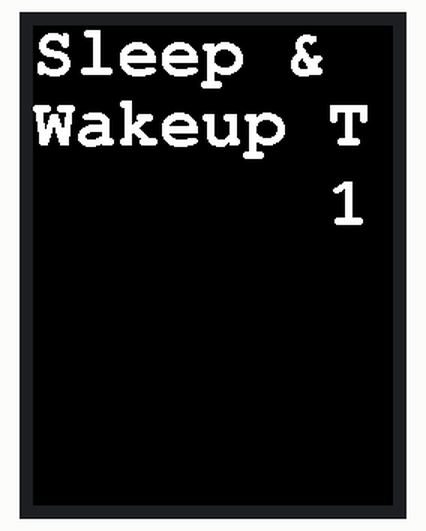
Simulated run of this sketch. Board: ESP32. Parts: 240×320 colour display.

Above: at 0.4 s.
At 5.3 s:
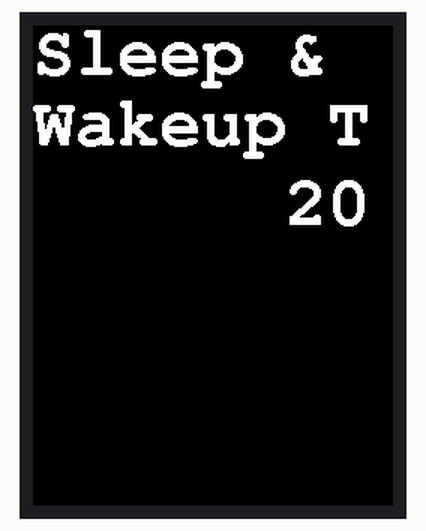
At 10.76 s:
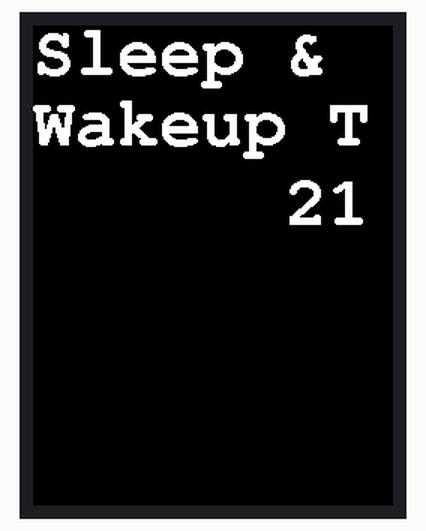
At 15.7 s:
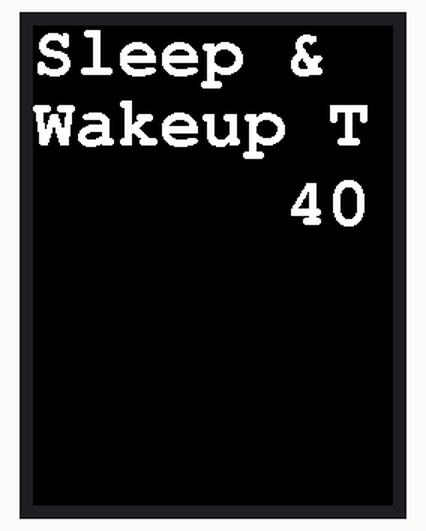
At 26.0 s:
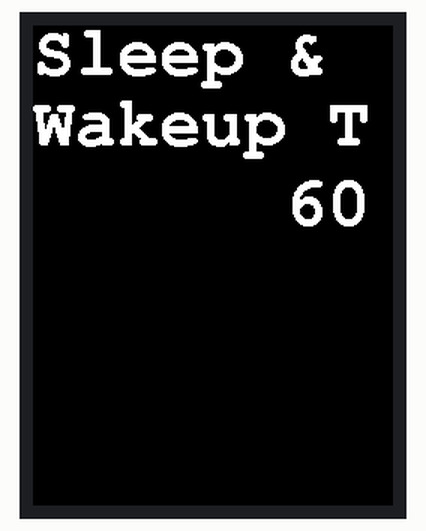
At 36.4 s:
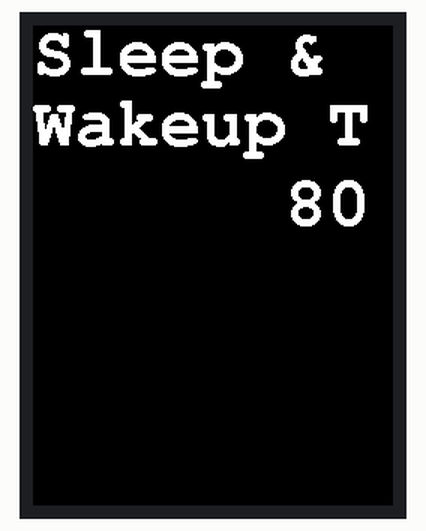

The sketch:

wakeup.ino
```cpp
#include <M5Unified.h>
#include <M5GFX.h>

int myIndex = 0;

void setup() {
  M5.begin();
  M5.Display.setRotation(0);
  M5.Display.setFont(&fonts::FreeMonoBold24pt7b);

  M5.Display.clear();
  M5.Display.print("Sleep & Wakeup Test\n");
}

void loop() {
  myIndex++;

  M5.Display.setCursor(0, 100);
  M5.Display.printf("    %4d", myIndex);
  delay(250);

  if (myIndex % 20 == 0) {
    // M5.Power.timerSleep(5);              // in seconds
    // M5.Power.deepSleep(5000000, false);  // in microseconds
    M5.Power.lightSleep(5000000, false);    // in microseconds
    M5.Display.clear();
    M5.Display.setCursor(0, 0);
    M5.Display.print("Sleep & Wakeup Test\n");
  }
  if (myIndex >= 1000) {
    myIndex = 0;
  }
}
```

Measured:
- what the display in image 1 shows lasts 5.3 s, from 5.3 s to 10.6 s
